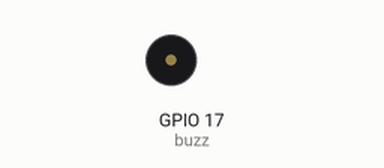
The program below on a simulated Raspberry Pi (BCM pin numbers). Shown: buzzer (waves = sounding).

Above: at 0.1 s.
Timing chart, 0 to 1.6 s (numbered marks = the images above):
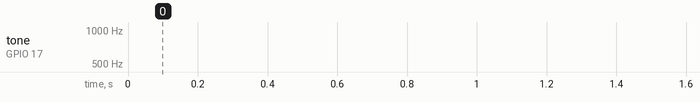

The program:

PassiveBeep.py
```python
from gpiozero import PWMOutputDevice
import time

buzzPin = 17
buzz = PWMOutputDevice(buzzPin)
buzz.value = 0.5

try:
    while True:
        for freq in range(150, 2001):
            buzz.frequency = freq
            time.sleep(0.001)

        for freq in range(2000, 149):
            buzz.frequency = freq
            time.sleep(0.001)
except KeyboardInterrupt:
    buzz.off()
```
